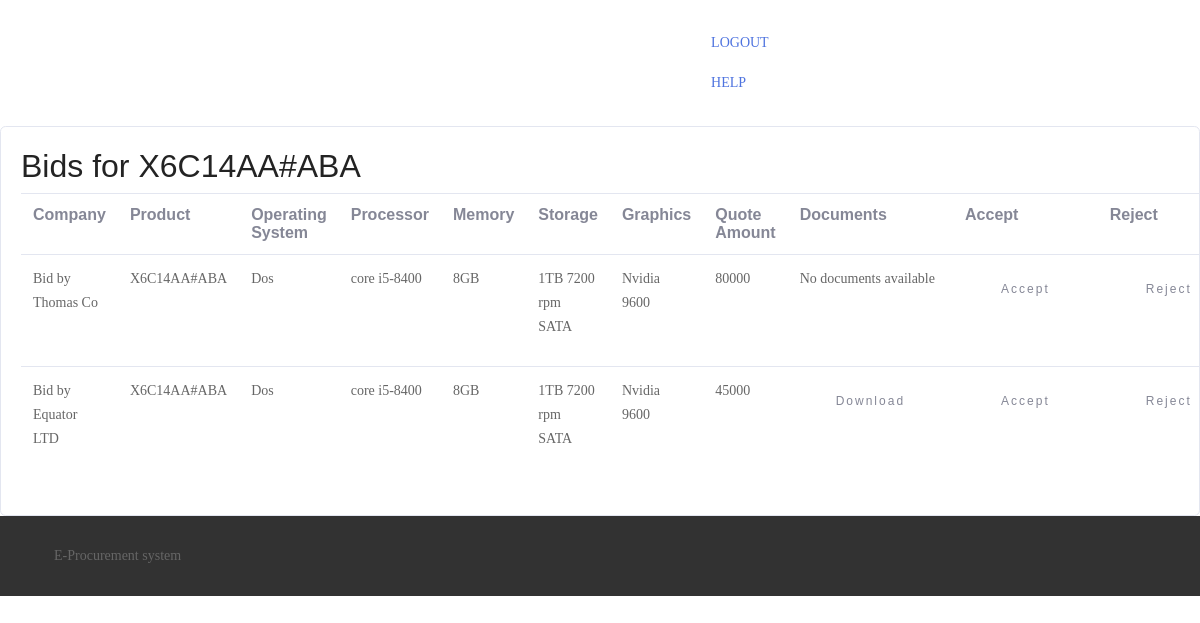
/buyer/list1 (signed in), run on an earlier commit of the app's database.
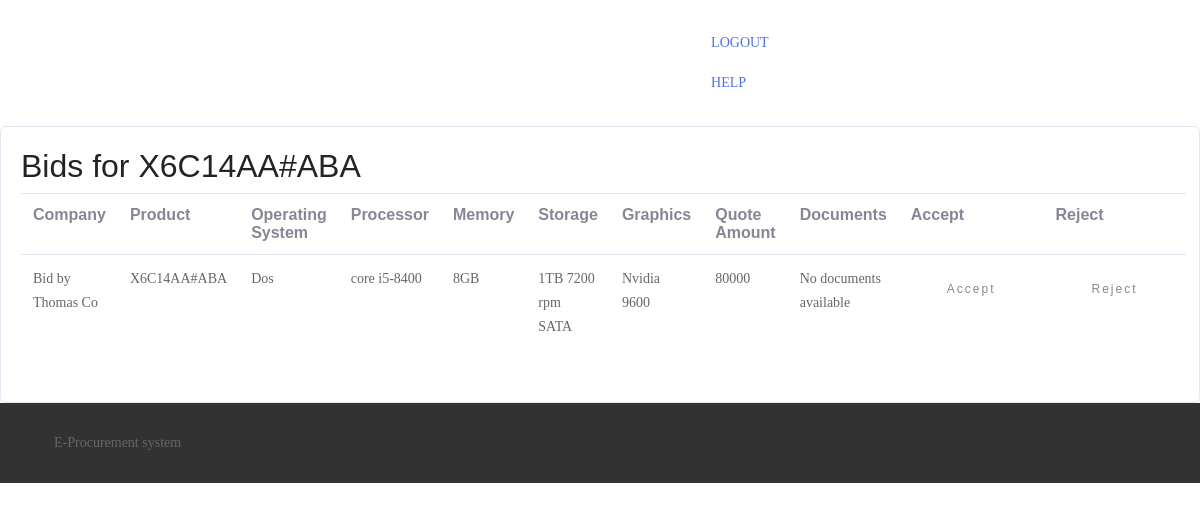
And on a later commit of the database.
### create_bids/models.py (models this page shows, shortened)
class DesktopBid(models.Model):
    Tender_ID = models.ForeignKey(Desktop_Tender, on_delete=models.CASCADE)
    user = models.ForeignKey("auth.User", on_delete=models.CASCADE)
    Quote_amount = models.PositiveIntegerField()
    Product = models.CharField(max_length=120)
    Processor = models.CharField(max_length=120)
    Operating_system = models.CharField(max_length=80)
    Memory = models.CharField(max_length=100)
    Storage = models.CharField(max_length=100)
    Graphics = models.CharField(max_length=100)
    date_created = models.DateTimeField(auto_now=True)
    Bid_documents_url = models.FileField(upload_to='bid/documents/', null=True, blank=True)
    bid_award = models.CharField(max_length=10, default='null')
    class Meta:
        ordering = ['-date_created']

### core/models.py (models this page shows, shortened)
class Profile(models.Model):
    user = models.OneToOneField(User, on_delete=models.CASCADE)
    account_type = models.CharField(max_length=500, blank=False)
    company_name = models.CharField(max_length=30, blank=False)
    creationDate = models.DateField(auto_now=True)

### approve_bids/views.py (the view)
# urls.py: path('list<int:bid_id>', views.bid_for_tender_list, name='accept_list'),
@login_required
def bid_for_tender_list(request, bid_id):
    bids = DesktopBid.objects.filter(Tender_ID_id=bid_id, bid_award='null')
    tender = Desktop_Tender.objects.get(pk=bid_id)
    context = {
        'bids': bids,
        'tender': tender
    }
    return render(request, 'approve_bids/tenderBid.html', context)

### templates/approve_bids/tenderBid.html (shortened to what the changed rows need)
<html lang="en">
<head>
    {% load static %}
    <link href="{% static "create_tender/css/bootstrap.min.css" %}" rel="stylesheet">
    <link href="{% static "create_tender/css/main.css" %}" rel="stylesheet">
    <link href="{% static 'create_tender/vendor/mdi-font/css/material-design-iconic-font.min.css' %}" rel="stylesheet"
          media="all">
    <link rel="stylesheet" href="{% static 'home/assets/bootstrap/css/bootstrap.min.css' %}">
    <link rel="stylesheet" href="{% static 'home/assets/socicon/css/socicon.min.css' %}">
    <link rel="stylesheet" href="{% static 'home/assets/theme/css/style.css' %}">
    <link rel="stylesheet" href="{% static 'home/assets/animate.css/animate.min.css' %}">
</head>
<body>
<div class="page-wrapper bg-blue p-t-100 p-b-100 font-robo">
    <div class="">
        <div class="card card-1">
            <div class="card-body">
                <h2 class="title">Bids for {{ tender.Product }}</h2>
                <table class="table">
                    <tr>
                        <th>
                            Company
                        </th>
                        <th>
                            Product
                        </th>
                        <th>
                            Operating System
                        </th>
                        <th>
                            Processor
                        </th>
                        <th>
                            Memory
                        </th>
                        <th>
                            Storage
                        </th>
                        <th>
                            Graphics
                        </th>
                        <th>
                            Quote Amount
                        </th>
                        <th>
                            Documents
                        </th>
                        <th>
                            Accept
                        </th>
                        <th>
                            Reject
                        </th>
                    </tr>
                    {% for bid in bids %}
                        <tr>
                            <td>
                                <a href="{% url 'deskUserInfo' bid.pk %}"><p>Bid
                                    by {{ bid.user.profile.company_name }}</p>
                                </a>
                            </td>
                            <td>
                                <p>{{ bid.Product }}</p>
                            </td>
                            <td>
                                <p>{{ bid.Operating_system }}</p>
                            </td>
                            <td>
                                <p>{{ bid.Processor }}</p>
                            </td>
                            <td>
                                <p>{{ bid.Memory }}</p>
                            </td>
                            <td>
                                <p>{{ bid.Storage }}</p>
                            </td>
                            <td>
                                <p>{{ bid.Graphics }}</p>
                            </td>
                            <td>
                                <p>{{ bid.Quote_amount }}</p>
                            </td>
                            <td>
                                {% if bid.Bid_documents_url %}
                                    <a href="{{ bid.Bid_documents_url.url }}" class="btn btn--green" target="_blank">Download</a>
                                {% else %}
                                    <p>No documents available</p>
                                {% endif %}
                            </td>
                            <td>
                                <form method="post" action="{% url 'approve_bid' bid.id %}">
                                    <button class="btn btn--def" type="submit">Accept</button>
                                </form>
                            </td>
                            <td>
                                <form method="post" action="{% url 'desRejectBid' bid.id %}">
                                    <button class="btn btn--red" type="submit">Reject</button>
                                </form>
                            </td>
                        </tr>
                    {% empty %}
                        <li>No Bids for Tender yet</li>
                    {% endfor %}
                </table>
            </div>
        </div>
    </div>
</div>
</body>
</html>

What changed in the data, as far as the page shows it:
no longer on this page (row edited): DesktopBid: user.profile.company_name "Equator LTD", Product "X6C14AA#ABA", Operating_system "Dos", Processor "core i5-8400", Memory "8GB", Storage "1TB 7200 rpm SATA", Graphics "Nvidia 9600", Quote_amount "45000"
